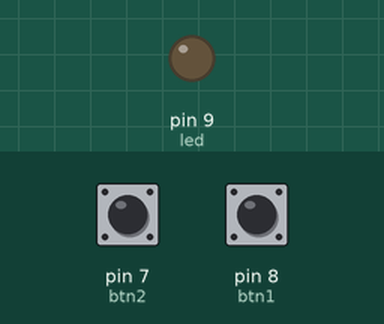
Simulated run of this program. Board: Arduino Uno, built with avr-gcc and run on an emulated ATmega328P. On the bench: output pins drawn as LEDs (lit = HIGH). Dashed ring = blinking. The test bench sets the inputs (shaded band); at power-on: pin 7 (btn2) LOW, pin 8 (btn1) LOW.

Above: at 1.2 s.
1.3 s: pin 7 (btn2) pulled HIGH for 1 s
At 1.55 s:
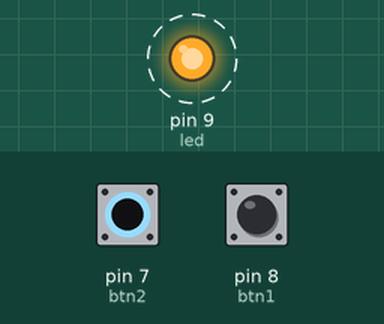
4.3 s: pin 8 (btn1) pulled HIGH for 3.2 s
At 8.5 s:
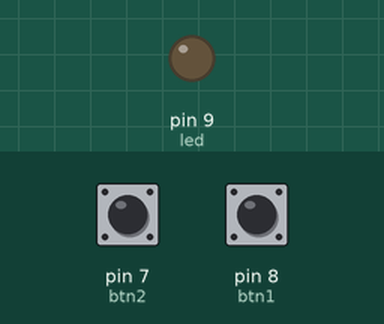
9.0 s: pin 7 (btn2) pulled HIGH for 3.2 s
At 9.25 s:
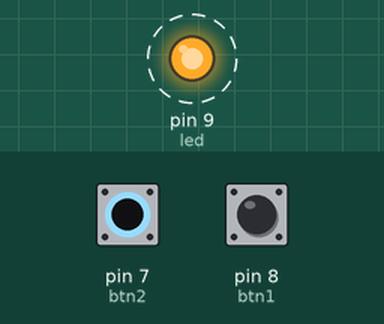
Timing chart, 0 to 13.6 s (numbered marks = the images above; inputs shaded):
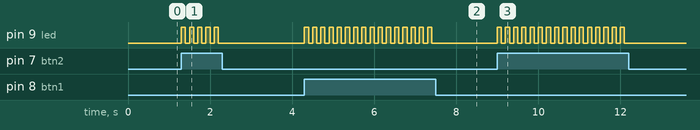

Measured:
- after the input at 1.3 s, pin 9 (led): alternates HIGH for 0.10 s and LOW for 0.10 s, 10 changes in all, then stays LOW, starting at once
- after the input at 4.3 s, pin 9 (led): alternates HIGH for 0.10 s and LOW for 0.10 s, 32 changes in all, then stays LOW, starting at once
- after the input at 9.0 s, pin 9 (led): alternates HIGH for 0.10 s and LOW for 0.10 s, 32 changes in all, then stays LOW, starting at once

The program:

main.cpp
```cpp
#include <Arduino.h>
int btn1=8;
int btn2=7;
int led=9;
void setup()
{
  pinMode(led,OUTPUT);
  pinMode(btn1,INPUT);
  pinMode(btn2,INPUT);
}
void loop()
{
  if (digitalRead(btn1)==1 || digitalRead(btn2)==1)
  {
    digitalWrite(led,HIGH);
    delay(100);
    digitalWrite(led,LOW);
    delay(100);
  }
  else
  {
    digitalWrite(led,LOW);
  }
}
```
